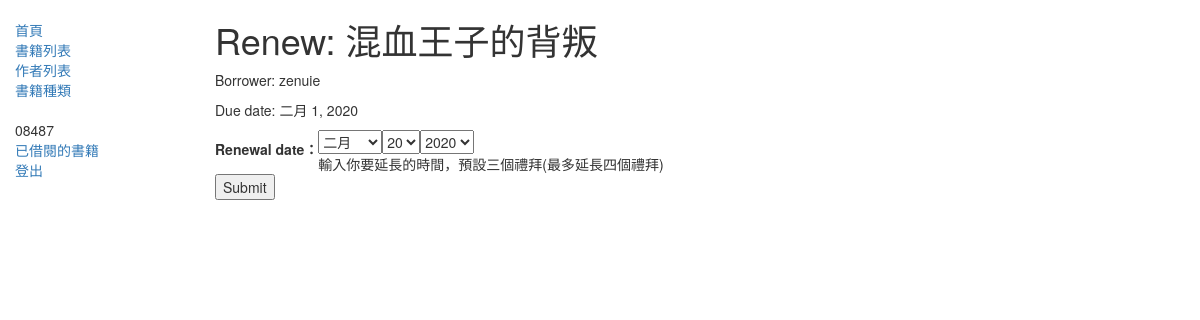
The app's page /catalog/borrowed/35856367-1e33-4ffb-88fd-561bbd6d4724/people-renew/ (signed in) with its own data.
### catalog/models.py (models this page shows, shortened)
class BookInstance(models.Model):
    id = models.UUIDField(primary_key=True, default=uuid.uuid4,
                          help_text='Unique ID for this particular book across whole library')
    book = models.ForeignKey('Book', on_delete=models.SET_NULL, null=True)
    imprint = models.CharField(max_length=200)
    due_back = models.DateField(null=True, blank=True)
    borrower = models.ForeignKey(User, on_delete=models.SET_NULL, null=True, blank=True)
    LOAN_STATUS = (
        ('m', 'Maintenance'),
        ('o', 'On loan'),
        ('a', 'Available'),
        ('r', 'Reserved'),
    )
    status = models.CharField(
        max_length=1,
        choices=LOAN_STATUS,
        blank=True,
        default='m',
        help_text='Book availability',
    )
    @property
    def is_overdue(self):
        if self.due_back and date.today() > self.due_back:
            return True
        return False
    class Meta:
        ordering = ['due_back']
        permissions = (("can_mark_returned", "Set book as returned"),)

class Book(models.Model):
    title = models.CharField(max_length=200)
    author = models.ForeignKey('Author', on_delete=models.SET_NULL, null=True)
    summary = models.TextField(max_length=1000, help_text='Enter a brief description of the book')
    isbn = models.CharField('ISBN', max_length=13,
                            help_text='13 Character <a href="https://www.isbn-international.org/content/what-isbn'
                                      '">ISBN number</a>')
    genre = models.ManyToManyField(Genre, help_text='Select a genre for this book')
    def display_genre(self):
        '''Create a string for the Genre. This is required to display genre in Admin.'''
        return ', '.join(genre.name for genre in self.genre.all()[:3])
    display_genre.short_description = 'Genre'
    language = models.ForeignKey('Language', on_delete=models.SET_NULL, null=True)

### catalog/views.py (the view)
    def auth(request, *args, **kwargs):
        if not request.user.is_authenticated:
            return HttpResponseRedirect(reverse('login'))
        return func(request, *args, **kwargs)

### catalog/forms.py (shortened to what this page needs)
class RenewBookForm(forms.Form):
    renewal_date = forms.DateField(widget=forms.SelectDateWidget(years=range(2020, 1970, -1)),
                                   help_text="輸入你要延長的時間，預設三個禮拜(最多延長四個禮拜)")

### catalog/views.py (called while the page is built)
def registered_people(func):
    def auth(request, *args, **kwargs):
        if not request.user.is_authenticated:
            return HttpResponseRedirect(reverse('login'))
        return func(request, *args, **kwargs)
    return auth

@registered_people
def renew_book_people(request, pk):
    book_inst = get_object_or_404(BookInstance, pk=pk)
    if request.method == 'POST':
        form = RenewBookForm(request.POST)
        if form.is_valid():
            book_inst.due_back = form.cleaned_data['renewal_date']
            book_inst.save()
            return HttpResponseRedirect(reverse('my-borrowed'))
    else:
        proposed_renewal_date = datetime.date.today() + datetime.timedelta(weeks=3)
        form = RenewBookForm(initial={'renewal_date': proposed_renewal_date, })
    return render(request, 'catalog/book_renew_librarian.html', {'form': form, 'bookinst': book_inst})

### templates/catalog/book_renew_librarian.html (shortened to what this page needs)
{% extends "base_generic.html" %}
{% block content %}
    <h1>Renew: {{bookinst.book.title}}</h1>
    <p>Borrower: {{bookinst.borrower}}</p>
    <p{% if bookinst.is_overdue %} class="text-danger"{% endif %}>Due date: {{bookinst.due_back}}</p>
    <form action="" method="post">
        <table>
        {{ form }}
        </table>
        <input type="submit" value="Submit" />
    </form>
{% endblock %}

### templates/base_generic.html (shortened to what this page needs)
<!DOCTYPE html>
<html lang="en">
<head>
    <link rel="stylesheet" href="https://maxcdn.bootstrapcdn.com/bootstrap/3.3.7/css/bootstrap.min.css">
    {% load static %}
    <link rel="stylesheet" href="{% static 'css/styles.css' %}">
</head>
<body>
<div class="container-fluid">
    <div class="row">
        <div class="col-sm-2">
            {% block sidebar %}
            <ul class="sidebar-nav">
                <li><a href="{% url 'index' %}">首頁</a></li>
                <li><a href="{% url 'books' %}">書籍列表</a></li>
                <li><a href="{% url 'authors' %}">作者列表</a></li>
                <li><a href="">書籍種類</a></li>
                <br/>
                {% if user.is_authenticated %}
                <li>{{ user.get_username }}</li>
                <li><a href="{% url 'my-borrowed' %}">已借閱的書籍</a></li>
                <li><a href="{% url 'logout' %}?next={{ request.path }}">登出</a></li>
                {% endif %}
            </ul>
            {% endblock %}
        </div>
        <div class="col-sm-10">
            {% block content %}{% endblock %}
        </div>
    </div>
</div>
</body>
</html>

### catalog/static/css/styles.css (style rules this page uses)
.sidebar-nav { margin-top: 20px; padding: 0; list-style: none; }

### records on screen
BookInstance: book "混血王子的背叛", borrower "zenuie", due_back "二月 1, 2020"

### other values on screen
{{ user.get_username }} "08487"
